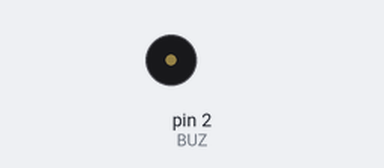
A sketch run on a simulated Arduino Uno, built with avr-gcc and run on an emulated ATmega328P. On the bench: buzzer (waves = sounding, pin HIGH).

Above: at 1.0 s.
At 2.5 s:
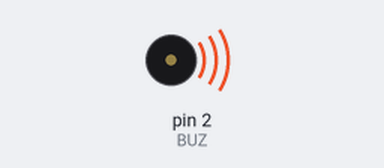
Timing chart, 0 to 5.2 s (numbered marks = the images above):
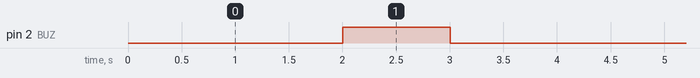

Measured:
- by itself, pin 2 (BUZ): alternates HIGH for 1.0 s and LOW for 3.0 s

The sketch:

7_segment_sketch_Digital_Screen.ino
```cpp
#include "Adafruit_MCP23008.h"
Adafruit_MCP23008 seg7;
int BUZ = 2;

void setup(){
  seg7.begin(0x24);
  seg7.pinMode(0, OUTPUT);
  seg7.pinMode(7, OUTPUT);
  seg7.pinMode(1, OUTPUT);
  seg7.pinMode(3, OUTPUT);
  seg7.pinMode(6, OUTPUT);
//  seg7.pinMode(4, OUTPUT);
  seg7.pinMode(2, OUTPUT);
  seg7.pinMode(5, OUTPUT);
  pinMode(BUZ,OUTPUT);

  seg7.begin(0x24);
  seg7.pinMode(0, OUTPUT);
  seg7.pinMode(7, OUTPUT);
  seg7.pinMode(1, OUTPUT);
  seg7.pinMode(3, OUTPUT);
  seg7.pinMode(6, OUTPUT);
  seg7.pinMode(4, OUTPUT);
  seg7.pinMode(2, OUTPUT);
  seg7.pinMode(5, OUTPUT);
  pinMode(BUZ,OUTPUT);
}

void loop(){
  seg7.digitalWrite(0,HIGH);
    seg7.digitalWrite(1,HIGH);
 seg7.digitalWrite(3,HIGH);
   seg7.digitalWrite(6,HIGH);
  seg7.digitalWrite(5,HIGH);
    seg7.digitalWrite(7,HIGH);
seg7.digitalWrite(2,HIGH);
delay(1000);
 seg7.digitalWrite(0,LOW);
    seg7.digitalWrite(1,LOW);
 seg7.digitalWrite(3,LOW);
   seg7.digitalWrite(6,LOW);
  seg7.digitalWrite(5,LOW);
    seg7.digitalWrite(7,LOW);
seg7.digitalWrite(2,LOW);
delay(1000);
digitalWrite(BUZ, HIGH);
delay(1000);
digitalWrite(BUZ, LOW);
delay(1000);

seg7.digitalWrite(0,HIGH);
    seg7.digitalWrite(1,HIGH);
 seg7.digitalWrite(3,HIGH);
   seg7.digitalWrite(6,HIGH);
   seg7.digitalWrite(4,HIGH);
  seg7.digitalWrite(5,HIGH);
    seg7.digitalWrite(7,HIGH);
seg7.digitalWrite(2,HIGH);
delay(1000);
 seg7.digitalWrite(0,LOW);
    seg7.digitalWrite(1,LOW);
 seg7.digitalWrite(3,LOW);
   seg7.digitalWrite(6,LOW);
   seg7.digitalWrite(4,LOW);
  seg7.digitalWrite(5,LOW);
    seg7.digitalWrite(7,LOW);
seg7.digitalWrite(2,LOW);
delay(1000);
digitalWrite(BUZ, HIGH);
delay(1000);
digitalWrite(BUZ, LOW);
delay(1000);

seg7.digitalWrite(0,HIGH);
    seg7.digitalWrite(1,HIGH);
 seg7.digitalWrite(2,HIGH);
delay(1000);
 seg7.digitalWrite(0,LOW);
    seg7.digitalWrite(1,LOW);
 seg7.digitalWrite(2,LOW);
delay(1000);
digitalWrite(BUZ, HIGH);
delay(1000);
digitalWrite(BUZ, LOW);
delay(1000);


seg7.digitalWrite(0,HIGH);
    seg7.digitalWrite(3,HIGH);
   seg7.digitalWrite(6,HIGH);
   seg7.digitalWrite(4,HIGH);
  seg7.digitalWrite(5,HIGH);
    seg7.digitalWrite(7,HIGH);
seg7.digitalWrite(2,HIGH);
delay(1000);
 seg7.digitalWrite(0,LOW);
    seg7.digitalWrite(3,LOW);
   seg7.digitalWrite(6,LOW);
   seg7.digitalWrite(4,LOW);
  seg7.digitalWrite(5,LOW);
    seg7.digitalWrite(7,LOW);
seg7.digitalWrite(2,LOW);
delay(1000);
digitalWrite(BUZ, HIGH);
delay(1000);
digitalWrite(BUZ, LOW);
delay(1000);

seg7.digitalWrite(0,HIGH);
    seg7.digitalWrite(3,HIGH);
   seg7.digitalWrite(6,HIGH);
   seg7.digitalWrite(4,HIGH);
  seg7.digitalWrite(5,HIGH);
    seg7.digitalWrite(7,HIGH);
seg7.digitalWrite(2,HIGH);
delay(1000);
 seg7.digitalWrite(0,LOW);
    seg7.digitalWrite(3,LOW);
   seg7.digitalWrite(6,LOW);
   seg7.digitalWrite(4,LOW);
  seg7.digitalWrite(5,LOW);
    seg7.digitalWrite(7,LOW);
seg7.digitalWrite(2,LOW);
delay(1000);
digitalWrite(BUZ, HIGH);
delay(1000);
digitalWrite(BUZ, LOW);
delay(1000);

seg7.digitalWrite(0,HIGH);
    seg7.digitalWrite(3,HIGH);
   seg7.digitalWrite(6,HIGH);
  seg7.digitalWrite(5,HIGH);
    seg7.digitalWrite(7,HIGH);
seg7.digitalWrite(2,HIGH);
delay(1000);
 seg7.digitalWrite(0,LOW);
    seg7.digitalWrite(3,LOW);
   seg7.digitalWrite(6,LOW);
  seg7.digitalWrite(5,LOW);
    seg7.digitalWrite(7,LOW);
seg7.digitalWrite(2,LOW);
delay(1000);
digitalWrite(BUZ, HIGH);
delay(1000);
digitalWrite(BUZ, LOW);
delay(1000);


seg7.digitalWrite(5,HIGH);
    seg7.digitalWrite(6,HIGH);
   seg7.digitalWrite(1,HIGH);
   seg7.digitalWrite(2,HIGH);
     seg7.digitalWrite(7,HIGH);
delay(1000);
 seg7.digitalWrite(5,LOW);
    seg7.digitalWrite(6,LOW);
   seg7.digitalWrite(1,LOW);
   seg7.digitalWrite(2,LOW);
      seg7.digitalWrite(7,LOW);
delay(1000);
digitalWrite(BUZ, HIGH);
delay(1000);
digitalWrite(BUZ, LOW);
delay(1000);


seg7.digitalWrite(0,HIGH);
    seg7.digitalWrite(3,HIGH);
   seg7.digitalWrite(6,HIGH);
  seg7.digitalWrite(1,HIGH);
    seg7.digitalWrite(7,HIGH);
seg7.digitalWrite(2,HIGH);
delay(1000);
 seg7.digitalWrite(0,LOW);
    seg7.digitalWrite(3,LOW);
   seg7.digitalWrite(6,LOW);
  seg7.digitalWrite(1,LOW);
    seg7.digitalWrite(7,LOW);
seg7.digitalWrite(2,LOW);
delay(1000);
digitalWrite(BUZ, HIGH);
delay(1000);
digitalWrite(BUZ, LOW);
delay(1000);


seg7.digitalWrite(0,HIGH);
    seg7.digitalWrite(3,HIGH);
   seg7.digitalWrite(6,HIGH);
  seg7.digitalWrite(4,HIGH);
    seg7.digitalWrite(7,HIGH);
seg7.digitalWrite(1,HIGH);
delay(1000);
 seg7.digitalWrite(0,LOW);
    seg7.digitalWrite(3,LOW);
   seg7.digitalWrite(6,LOW);
  seg7.digitalWrite(4,LOW);
    seg7.digitalWrite(7,LOW);
seg7.digitalWrite(1,LOW);
delay(1000);
digitalWrite(BUZ, HIGH);
delay(1000);
digitalWrite(BUZ, LOW);
delay(1000);


seg7.digitalWrite(1,HIGH);
    seg7.digitalWrite(2,HIGH);
   seg7.digitalWrite(7,HIGH);
  delay(1000);
 seg7.digitalWrite(1,LOW);
    seg7.digitalWrite(2,LOW);
   seg7.digitalWrite(7,LOW);
  delay(1000);
digitalWrite(BUZ, HIGH);
delay(1000);
digitalWrite(BUZ, LOW);
delay(1000);


seg7.digitalWrite(0,HIGH);
    seg7.digitalWrite(3,HIGH);
   seg7.digitalWrite(4,HIGH);
   seg7.digitalWrite(5,HIGH);
  seg7.digitalWrite(1,HIGH);
    seg7.digitalWrite(7,HIGH);
seg7.digitalWrite(2,HIGH);
delay(1000);
 seg7.digitalWrite(0,LOW);
    seg7.digitalWrite(1,LOW);
   seg7.digitalWrite(2,LOW);
  seg7.digitalWrite(3,LOW);
    seg7.digitalWrite(7,LOW);
seg7.digitalWrite(4,LOW);
seg7.digitalWrite(5,LOW);
delay(1000);
digitalWrite(BUZ, HIGH);
delay(1000);
digitalWrite(BUZ, LOW);
delay(1000);
}
```
